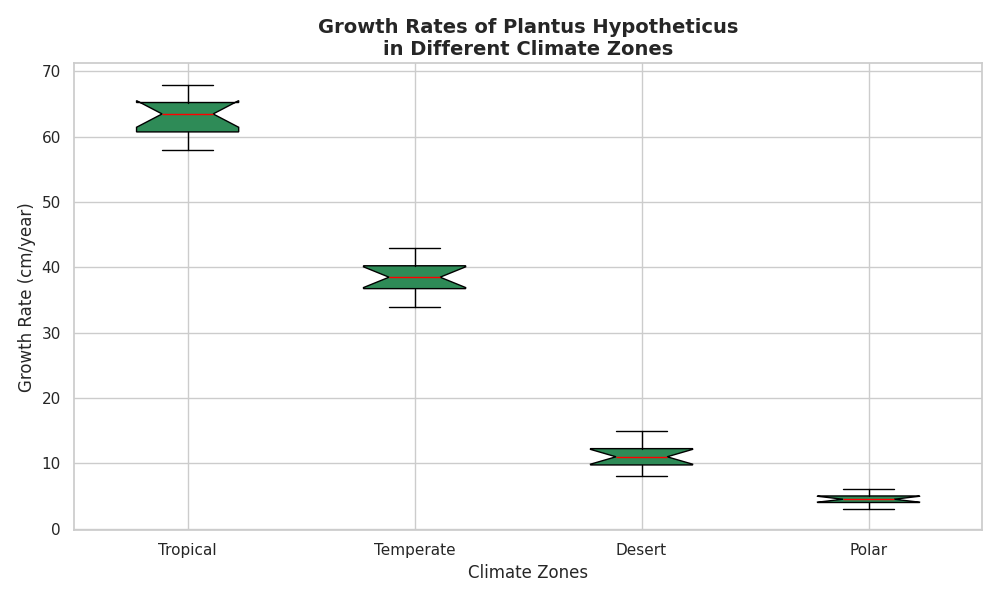

Reproduce this figure in Python.
import matplotlib.pyplot as plt
import numpy as np

# Data for growth rates in different climate zones (in cm/year)
tropical_growth = [60, 65, 58, 62, 68, 61, 63, 64, 66, 60, 67, 65]
temperate_growth = [35, 40, 38, 42, 37, 39, 41, 36, 34, 43, 38, 39]
desert_growth = [10, 12, 11, 9, 13, 14, 8, 11, 12, 15, 10, 9]
polar_growth = [5, 4, 6, 3, 4, 5, 5, 6, 3, 4, 4, 5]

# Combine all growth data into a single dataset
growth_data = [tropical_growth, temperate_growth, desert_growth, polar_growth]

# Define labels for each climate zone
climate_zones = ['Tropical', 'Temperate', 'Desert', 'Polar']

# Create the vertical box plot
plt.figure(figsize=(10, 6))
box = plt.boxplot(
    growth_data, patch_artist=True, labels=climate_zones, 
    notch=True, medianprops={'color': 'red'}, vert=True
)

# Apply a single color to all boxes
single_color = '#2E8B57'
for patch in box['boxes']:
    patch.set_facecolor(single_color)

# Add title and labels
plt.title('Growth Rates of Plantus Hypotheticus\nin Different Climate Zones', fontsize=14, fontweight='bold')
plt.xlabel('Climate Zones', fontsize=12)
plt.ylabel('Growth Rate (cm/year)', fontsize=12)

# Automatically adjust layout to prevent overlap
plt.tight_layout()

# Display the plot
plt.show()
